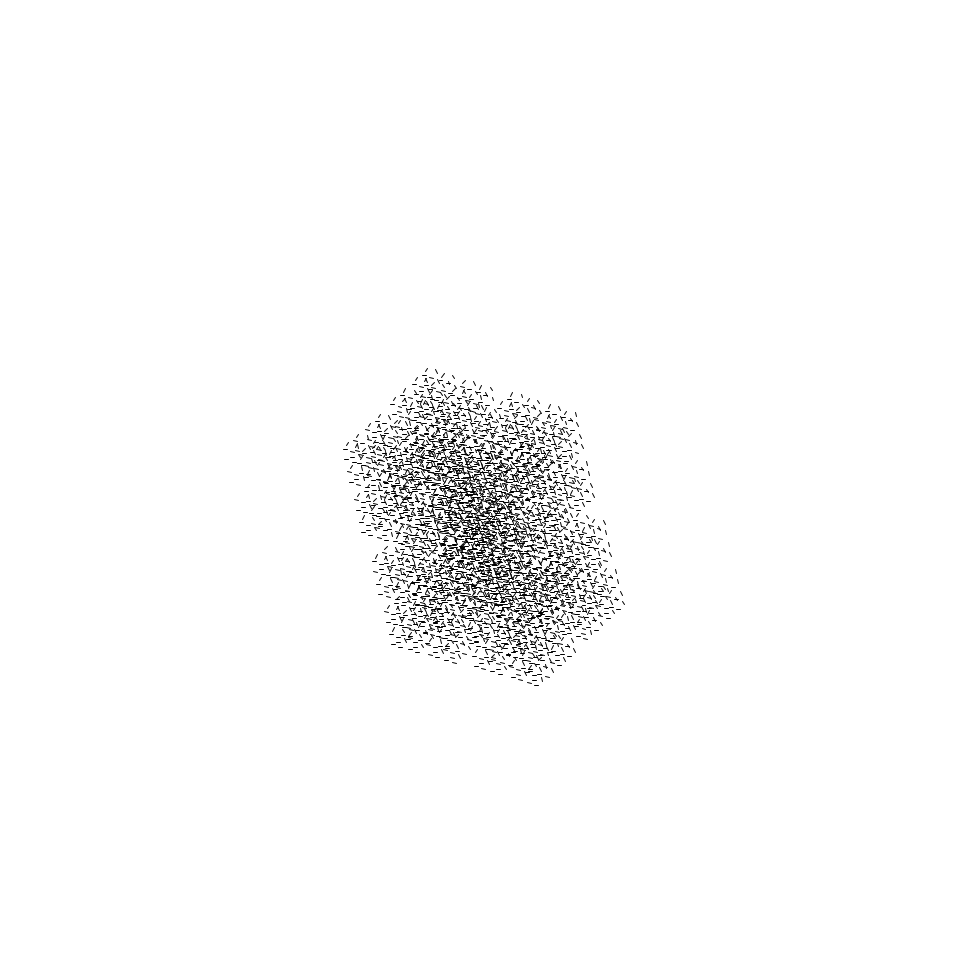
Frame 1 (no input)
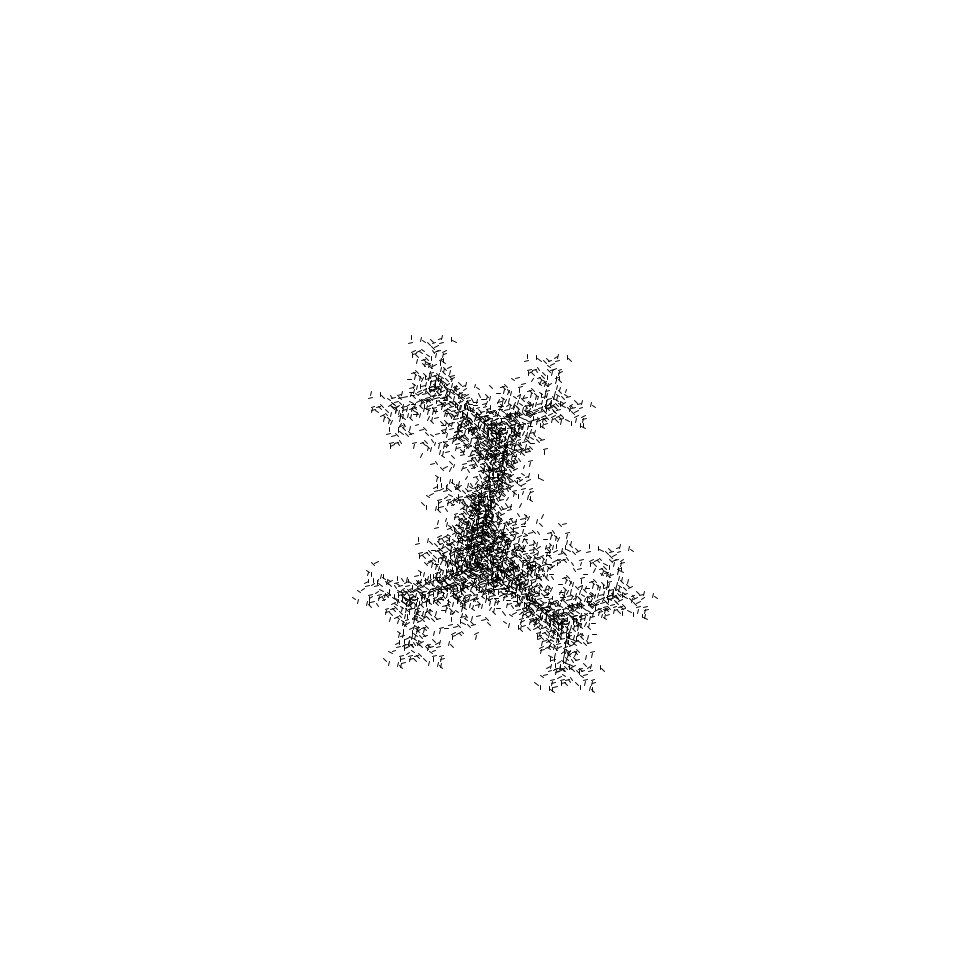
Frame 60 (the mouse pressed at the canvas centre just before this capture)
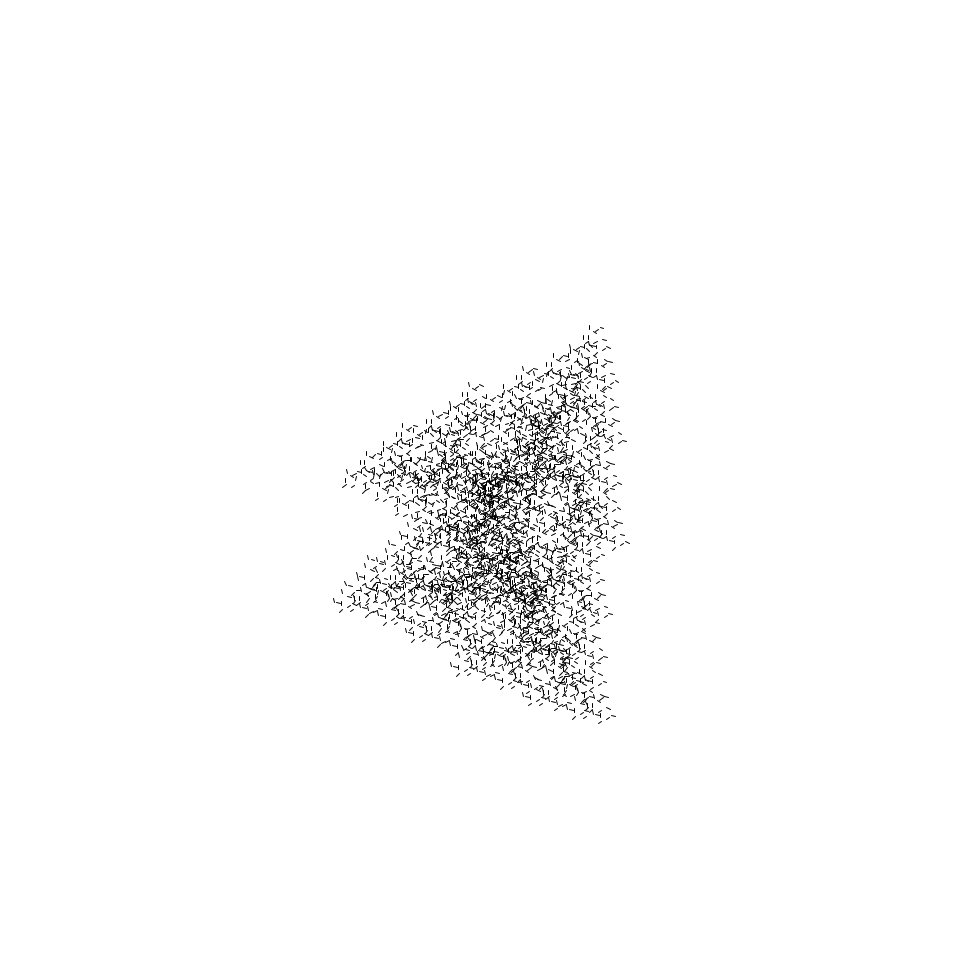
Frame 120 (the mouse held since frame 60 and released just before this capture)

The Processing sketch that drew these frames (run headless with seeded random() and noise(); from frame 60 on, the mouse is pressed at the canvas centre):

// Processing sketch: recur_tree_2
// ── recur_tree_2.pde
// This code is a modification of the rcursive tree example in https://processing.org/examples/tree.html
// things to do: Add display for A.
// Do dynamic colour change for line drawing


float theta;
float b=-12000; 

void setup() {
  size(980, 980);
}

void draw() {
  background(255);
  frameRate(60);
  // Let's pick an angle 0 to 90 degrees based on the mouse position
  // b represents the length of the auto movement, b + to adjust the speed of transformation
  if (b < 10000) {
    b = b + 5;
    //float a = (b / (float) width) * 90f;
    float a = b / 40f;
    //float a = (mouseX / (float) width) * 90f;
    //float a = 73.125;

    // display counter
    textSize(15);
    text(b, 10, 30); 
    //fill(0, 102, 153);


    //this is for the color rotation
    //stroke((a+20)/2, a/1.2, a/2.5);

    stroke(0, 0, 0);

    // Convert it to radians
    theta = radians(a*8);
    // Start the tree from the bottom of the screen
    translate(width/2, height/2);
    // Draw a line 120 pixels
    //line(0, 0, 0, -60);
    // Move to the end of that line
    //translate(0, -60);
    // Start the recursive branching!
    branch(100);
  }
}

void branch(float h) {


  // Each branch will be 2/3rds the size of the previous one
  h *= 0.765;

  // All recursive functions must have an exit condition!!!!
  // Here, ours is when the length of the branch is 2 pixels or less
  if (h > 4) {
    pushMatrix();    // Save the current state of transformation (i.e. where are we now)
    rotate(theta);   // Rotate by theta
    //line(0, 0, h, -h);  // Draw the branch
    //line(-2, (10*h), 2, (10*h));
    //translate(0, 0); // Move to the end of the branch
    //translate(h, -h);
    branch(h);       // Ok, now call myself to draw two new branches!!
    popMatrix();     // Whenever we get back here, we "pop" in order to restore the previous matrix state

    // Repeat the same thing, only branch off to the "left" this time!
    pushMatrix();
    rotate(-theta/20);
    line(-2, (h), 2, (h));
    translate(0, 0); // Move to the end of the branch
    translate(h*1.05, -h*1.05);
    branch(h);
    popMatrix();
  }
}
